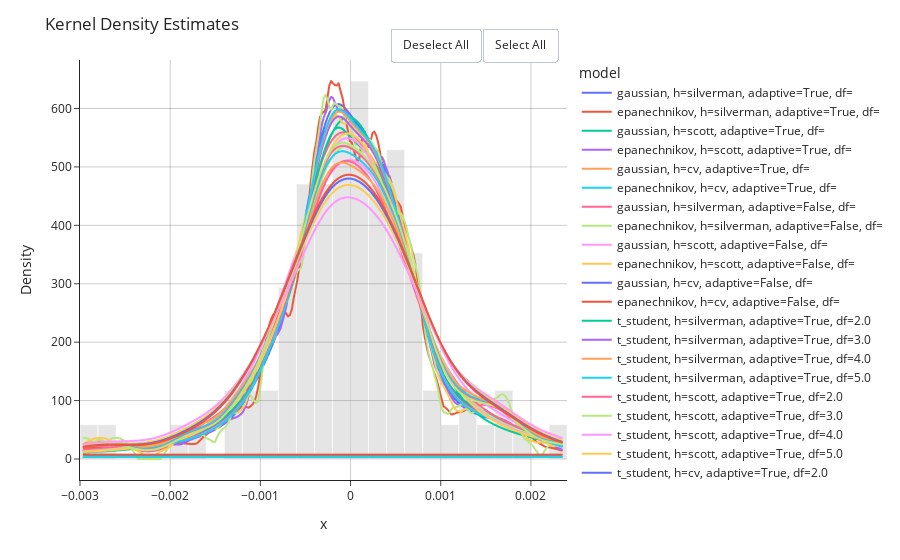

Source (notebook cell):
### Code cell
fig = px.line(
    df_kde,
    x="x",
    y="density",
    color="model"
)

fig.update_layout(
    title="Kernel Density Estimates",
    xaxis_title="x",
    yaxis_title="Density",
    legend=dict(x=1.02, y=1),
    margin=dict(r=200),
    template="simple_white"
)

# Histogram
fig.add_trace(
    go.Histogram(
        x=f_t,
        nbinsx=50,
        histnorm="probability density",
        marker=dict(color="gray"),
        opacity=0.2,
        name="Histogram"
    )
)

fig.update_xaxes(showgrid=True, gridwidth=1, gridcolor="rgba(0,0,0,0.2)")
fig.update_yaxes(showgrid=True, gridwidth=1, gridcolor="rgba(0,0,0,0.2)")

px_select_menu(fig)

fig.show()

### Figure 1 — Plotly figure (JSON) as saved in the notebook; plotly's stock layout.template omitted (floating-point values rounded to 4 significant figures; data arrays with more than 128 entries replaced by an {"elided": "..."} marker saying what was removed)
{"data": [{"hovertemplate": "model=gaussian, h=silverman, adaptive=True, df=<br>x=%{x}<br>density=%{y}<extra></extra>", "legendgroup": "gaussian, h=silverman, adaptive=True, df=", "line": {"color": "#636efa", "dash": "solid"}, "marker": {"symbol": "circle"}, "mode": "lines", "name": "gaussian, h=silverman, adaptive=True, df=", "showlegend": true, "type": "scattergl", "x": {"elided": "256 float values"}, "xaxis": "x", "y": {"elided": "256 float values"}, "yaxis": "y"}, {"hovertemplate": "model=epanechnikov, h=silverman, adaptive=True, df=<br>x=%{x}<br>density=%{y}<extra></extra>", "legendgroup": "epanechnikov, h=silverman, adaptive=True, df=", "line": {"color": "#EF553B", "dash": "solid"}, "marker": {"symbol": "circle"}, "mode": "lines", "name": "epanechnikov, h=silverman, adaptive=True, df=", "showlegend": true, "type": "scattergl", "x": {"elided": "256 float values"}, "xaxis": "x", "y": {"elided": "256 float values"}, "yaxis": "y"}, {"hovertemplate": "model=gaussian, h=scott, adaptive=True, df=<br>x=%{x}<br>density=%{y}<extra></extra>", "legendgroup": "gaussian, h=scott, adaptive=True, df=", "line": {"color": "#00cc96", "dash": "solid"}, "marker": {"symbol": "circle"}, "mode": "lines", "name": "gaussian, h=scott, adaptive=True, df=", "showlegend": true, "type": "scattergl", "x": {"elided": "256 float values"}, "xaxis": "x", "y": {"elided": "256 float values"}, "yaxis": "y"}, {"hovertemplate": "model=epanechnikov, h=scott, adaptive=True, df=<br>x=%{x}<br>density=%{y}<extra></extra>", "legendgroup": "epanechnikov, h=scott, adaptive=True, df=", "line": {"color": "#ab63fa", "dash": "solid"}, "marker": {"symbol": "circle"}, "mode": "lines", "name": "epanechnikov, h=scott, adaptive=True, df=", "showlegend": true, "type": "scattergl", "x": {"elided": "256 float values"}, "xaxis": "x", "y": {"elided": "256 float values"}, "yaxis": "y"}, {"hovertemplate": "model=gaussian, h=cv, adaptive=True, df=<br>x=%{x}<br>density=%{y}<extra></extra>", "legendgroup": "gaussian, h=cv, adaptive=True, df=", "line": {"color": "#FFA15A", "dash": "solid"}, "marker": {"symbol": "circle"}, "mode": "lines", "name": "gaussian, h=cv, adaptive=True, df=", "showlegend": true, "type": "scattergl", "x": {"elided": "256 float values"}, "xaxis": "x", "y": {"elided": "256 float values"}, "yaxis": "y"}, {"hovertemplate": "model=epanechnikov, h=cv, adaptive=True, df=<br>x=%{x}<br>density=%{y}<extra></extra>", "legendgroup": "epanechnikov, h=cv, adaptive=True, df=", "line": {"color": "#19d3f3", "dash": "solid"}, "marker": {"symbol": "circle"}, "mode": "lines", "name": "epanechnikov, h=cv, adaptive=True, df=", "showlegend": true, "type": "scattergl", "x": {"elided": "256 float values"}, "xaxis": "x", "y": {"elided": "256 float values"}, "yaxis": "y"}, {"hovertemplate": "model=gaussian, h=silverman, adaptive=False, df=<br>x=%{x}<br>density=%{y}<extra></extra>", "legendgroup": "gaussian, h=silverman, adaptive=False, df=", "line": {"color": "#FF6692", "dash": "solid"}, "marker": {"symbol": "circle"}, "mode": "lines", "name": "gaussian, h=silverman, adaptive=False, df=", "showlegend": true, "type": "scattergl", "x": {"elided": "256 float values"}, "xaxis": "x", "y": {"elided": "256 float values"}, "yaxis": "y"}, {"hovertemplate": "model=epanechnikov, h=silverman, adaptive=False, df=<br>x=%{x}<br>density=%{y}<extra></extra>", "legendgroup": "epanechnikov, h=silverman, adaptive=False, df=", "line": {"color": "#B6E880", "dash": "solid"}, "marker": {"symbol": "circle"}, "mode": "lines", "name": "epanechnikov, h=silverman, adaptive=False, df=", "showlegend": true, "type": "scattergl", "x": {"elided": "256 float values"}, "xaxis": "x", "y": {"elided": "256 float values"}, "yaxis": "y"}, {"hovertemplate": "model=gaussian, h=scott, adaptive=False, df=<br>x=%{x}<br>density=%{y}<extra></extra>", "legendgroup": "gaussian, h=scott, adaptive=False, df=", "line": {"color": "#FF97FF", "dash": "solid"}, "marker": {"symbol": "circle"}, "mode": "lines", "name": "gaussian, h=scott, adaptive=False, df=", "showlegend": true, "type": "scattergl", "x": {"elided": "256 float values"}, "xaxis": "x", "y": {"elided": "256 float values"}, "yaxis": "y"}, {"hovertemplate": "model=epanechnikov, h=scott, adaptive=False, df=<br>x=%{x}<br>density=%{y}<extra></extra>", "legendgroup": "epanechnikov, h=scott, adaptive=False, df=", "line": {"color": "#FECB52", "dash": "solid"}, "marker": {"symbol": "circle"}, "mode": "lines", "name": "epanechnikov, h=scott, adaptive=False, df=", "showlegend": true, "type": "scattergl", "x": {"elided": "256 float values"}, "xaxis": "x", "y": {"elided": "256 float values"}, "yaxis": "y"}, {"hovertemplate": "model=gaussian, h=cv, adaptive=False, df=<br>x=%{x}<br>density=%{y}<extra></extra>", "legendgroup": "gaussian, h=cv, adaptive=False, df=", "line": {"color": "#636efa", "dash": "solid"}, "marker": {"symbol": "circle"}, "mode": "lines", "name": "gaussian, h=cv, adaptive=False, df=", "showlegend": true, "type": "scattergl", "x": {"elided": "256 float values"}, "xaxis": "x", "y": {"elided": "256 float values"}, "yaxis": "y"}, {"hovertemplate": "model=epanechnikov, h=cv, adaptive=False, df=<br>x=%{x}<br>density=%{y}<extra></extra>", "legendgroup": "epanechnikov, h=cv, adaptive=False, df=", "line": {"color": "#EF553B", "dash": "solid"}, "marker": {"symbol": "circle"}, "mode": "lines", "name": "epanechnikov, h=cv, adaptive=False, df=", "showlegend": true, "type": "scattergl", "x": {"elided": "256 float values"}, "xaxis": "x", "y": {"elided": "256 float values"}, "yaxis": "y"}, {"hovertemplate": "model=t_student, h=silverman, adaptive=True, df=2.0<br>x=%{x}<br>density=%{y}<extra></extra>", "legendgroup": "t_student, h=silverman, adaptive=True, df=2.0", "line": {"color": "#00cc96", "dash": "solid"}, "marker": {"symbol": "circle"}, "mode": "lines", "name": "t_student, h=silverman, adaptive=True, df=2.0", "showlegend": true, "type": "scattergl", "x": {"elided": "256 float values"}, "xaxis": "x", "y": {"elided": "256 float values"}, "yaxis": "y"}, {"hovertemplate": "model=t_student, h=silverman, adaptive=True, df=3.0<br>x=%{x}<br>density=%{y}<extra></extra>", "legendgroup": "t_student, h=silverman, adaptive=True, df=3.0", "line": {"color": "#ab63fa", "dash": "solid"}, "marker": {"symbol": "circle"}, "mode": "lines", "name": "t_student, h=silverman, adaptive=True, df=3.0", "showlegend": true, "type": "scattergl", "x": {"elided": "256 float values"}, "xaxis": "x", "y": {"elided": "256 float values"}, "yaxis": "y"}, {"hovertemplate": "model=t_student, h=silverman, adaptive=True, df=4.0<br>x=%{x}<br>density=%{y}<extra></extra>", "legendgroup": "t_student, h=silverman, adaptive=True, df=4.0", "line": {"color": "#FFA15A", "dash": "solid"}, "marker": {"symbol": "circle"}, "mode": "lines", "name": "t_student, h=silverman, adaptive=True, df=4.0", "showlegend": true, "type": "scattergl", "x": {"elided": "256 float values"}, "xaxis": "x", "y": {"elided": "256 float values"}, "yaxis": "y"}, {"hovertemplate": "model=t_student, h=silverman, adaptive=True, df=5.0<br>x=%{x}<br>density=%{y}<extra></extra>", "legendgroup": "t_student, h=silverman, adaptive=True, df=5.0", "line": {"color": "#19d3f3", "dash": "solid"}, "marker": {"symbol": "circle"}, "mode": "lines", "name": "t_student, h=silverman, adaptive=True, df=5.0", "showlegend": true, "type": "scattergl", "x": {"elided": "256 float values"}, "xaxis": "x", "y": {"elided": "256 float values"}, "yaxis": "y"}, {"hovertemplate": "model=t_student, h=scott, adaptive=True, df=2.0<br>x=%{x}<br>density=%{y}<extra></extra>", "legendgroup": "t_student, h=scott, adaptive=True, df=2.0", "line": {"color": "#FF6692", "dash": "solid"}, "marker": {"symbol": "circle"}, "mode": "lines", "name": "t_student, h=scott, adaptive=True, df=2.0", "showlegend": true, "type": "scattergl", "x": {"elided": "256 float values"}, "xaxis": "x", "y": {"elided": "256 float values"}, "yaxis": "y"}, {"hovertemplate": "model=t_student, h=scott, adaptive=True, df=3.0<br>x=%{x}<br>density=%{y}<extra></extra>", "legendgroup": "t_student, h=scott, adaptive=True, df=3.0", "line": {"color": "#B6E880", "dash": "solid"}, "marker": {"symbol": "circle"}, "mode": "lines", "name": "t_student, h=scott, adaptive=True, df=3.0", "showlegend": true, "type": "scattergl", "x": {"elided": "256 float values"}, "xaxis": "x", "y": {"elided": "256 float values"}, "yaxis": "y"}, {"hovertemplate": "model=t_student, h=scott, adaptive=True, df=4.0<br>x=%{x}<br>density=%{y}<extra></extra>", "legendgroup": "t_student, h=scott, adaptive=True, df=4.0", "line": {"color": "#FF97FF", "dash": "solid"}, "marker": {"symbol": "circle"}, "mode": "lines", "name": "t_student, h=scott, adaptive=True, df=4.0", "showlegend": true, "type": "scattergl", "x": {"elided": "256 float values"}, "xaxis": "x", "y": {"elided": "256 float values"}, "yaxis": "y"}, {"hovertemplate": "model=t_student, h=scott, adaptive=True, df=5.0<br>x=%{x}<br>density=%{y}<extra></extra>", "legendgroup": "t_student, h=scott, adaptive=True, df=5.0", "line": {"color": "#FECB52", "dash": "solid"}, "marker": {"symbol": "circle"}, "mode": "lines", "name": "t_student, h=scott, adaptive=True, df=5.0", "showlegend": true, "type": "scattergl", "x": {"elided": "256 float values"}, "xaxis": "x", "y": {"elided": "256 float values"}, "yaxis": "y"}, {"hovertemplate": "model=t_student, h=cv, adaptive=True, df=2.0<br>x=%{x}<br>density=%{y}<extra></extra>", "legendgroup": "t_student, h=cv, adaptive=True, df=2.0", "line": {"color": "#636efa", "dash": "solid"}, "marker": {"symbol": "circle"}, "mode": "lines", "name": "t_student, h=cv, adaptive=True, df=2.0", "showlegend": true, "type": "scattergl", "x": {"elided": "256 float values"}, "xaxis": "x", "y": {"elided": "256 float values"}, "yaxis": "y"}, {"hovertemplate": "model=t_student, h=cv, adaptive=True, df=3.0<br>x=%{x}<br>density=%{y}<extra></extra>", "legendgroup": "t_student, h=cv, adaptive=True, df=3.0", "line": {"color": "#EF553B", "dash": "solid"}, "marker": {"symbol": "circle"}, "mode": "lines", "name": "t_student, h=cv, adaptive=True, df=3.0", "showlegend": true, "type": "scattergl", "x": {"elided": "256 float values"}, "xaxis": "x", "y": {"elided": "256 float values"}, "yaxis": "y"}, {"hovertemplate": "model=t_student, h=cv, adaptive=True, df=4.0<br>x=%{x}<br>density=%{y}<extra></extra>", "legendgroup": "t_student, h=cv, adaptive=True, df=4.0", "line": {"color": "#00cc96", "dash": "solid"}, "marker": {"symbol": "circle"}, "mode": "lines", "name": "t_student, h=cv, adaptive=True, df=4.0", "showlegend": true, "type": "scattergl", "x": {"elided": "256 float values"}, "xaxis": "x", "y": {"elided": "256 float values"}, "yaxis": "y"}, {"hovertemplate": "model=t_student, h=cv, adaptive=True, df=5.0<br>x=%{x}<br>density=%{y}<extra></extra>", "legendgroup": "t_student, h=cv, adaptive=True, df=5.0", "line": {"color": "#ab63fa", "dash": "solid"}, "marker": {"symbol": "circle"}, "mode": "lines", "name": "t_student, h=cv, adaptive=True, df=5.0", "showlegend": true, "type": "scattergl", "x": {"elided": "256 float values"}, "xaxis": "x", "y": {"elided": "256 float values"}, "yaxis": "y"}, {"hovertemplate": "model=t_student, h=silverman, adaptive=False, df=2.0<br>x=%{x}<br>density=%{y}<extra></extra>", "legendgroup": "t_student, h=silverman, adaptive=False, df=2.0", "line": {"color": "#FFA15A", "dash": "solid"}, "marker": {"symbol": "circle"}, "mode": "lines", "name": "t_student, h=silverman, adaptive=False, df=2.0", "showlegend": true, "type": "scattergl", "x": {"elided": "256 float values"}, "xaxis": "x", "y": {"elided": "256 float values"}, "yaxis": "y"}, {"hovertemplate": "model=t_student, h=silverman, adaptive=False, df=3.0<br>x=%{x}<br>density=%{y}<extra></extra>", "legendgroup": "t_student, h=silverman, adaptive=False, df=3.0", "line": {"color": "#19d3f3", "dash": "solid"}, "marker": {"symbol": "circle"}, "mode": "lines", "name": "t_student, h=silverman, adaptive=False, df=3.0", "showlegend": true, "type": "scattergl", "x": {"elided": "256 float values"}, "xaxis": "x", "y": {"elided": "256 float values"}, "yaxis": "y"}, {"hovertemplate": "model=t_student, h=silverman, adaptive=False, df=4.0<br>x=%{x}<br>density=%{y}<extra></extra>", "legendgroup": "t_student, h=silverman, adaptive=False, df=4.0", "line": {"color": "#FF6692", "dash": "solid"}, "marker": {"symbol": "circle"}, "mode": "lines", "name": "t_student, h=silverman, adaptive=False, df=4.0", "showlegend": true, "type": "scattergl", "x": {"elided": "256 float values"}, "xaxis": "x", "y": {"elided": "256 float values"}, "yaxis": "y"}, {"hovertemplate": "model=t_student, h=silverman, adaptive=False, df=5.0<br>x=%{x}<br>density=%{y}<extra></extra>", "legendgroup": "t_student, h=silverman, adaptive=False, df=5.0", "line": {"color": "#B6E880", "dash": "solid"}, "marker": {"symbol": "circle"}, "mode": "lines", "name": "t_student, h=silverman, adaptive=False, df=5.0", "showlegend": true, "type": "scattergl", "x": {"elided": "256 float values"}, "xaxis": "x", "y": {"elided": "256 float values"}, "yaxis": "y"}, {"hovertemplate": "model=t_student, h=scott, adaptive=False, df=2.0<br>x=%{x}<br>density=%{y}<extra></extra>", "legendgroup": "t_student, h=scott, adaptive=False, df=2.0", "line": {"color": "#FF97FF", "dash": "solid"}, "marker": {"symbol": "circle"}, "mode": "lines", "name": "t_student, h=scott, adaptive=False, df=2.0", "showlegend": true, "type": "scattergl", "x": {"elided": "256 float values"}, "xaxis": "x", "y": {"elided": "256 float values"}, "yaxis": "y"}, {"hovertemplate": "model=t_student, h=scott, adaptive=False, df=3.0<br>x=%{x}<br>density=%{y}<extra></extra>", "legendgroup": "t_student, h=scott, adaptive=False, df=3.0", "line": {"color": "#FECB52", "dash": "solid"}, "marker": {"symbol": "circle"}, "mode": "lines", "name": "t_student, h=scott, adaptive=False, df=3.0", "showlegend": true, "type": "scattergl", "x": {"elided": "256 float values"}, "xaxis": "x", "y": {"elided": "256 float values"}, "yaxis": "y"}, {"hovertemplate": "model=t_student, h=scott, adaptive=False, df=4.0<br>x=%{x}<br>density=%{y}<extra></extra>", "legendgroup": "t_student, h=scott, adaptive=False, df=4.0", "line": {"color": "#636efa", "dash": "solid"}, "marker": {"symbol": "circle"}, "mode": "lines", "name": "t_student, h=scott, adaptive=False, df=4.0", "showlegend": true, "type": "scattergl", "x": {"elided": "256 float values"}, "xaxis": "x", "y": {"elided": "256 float values"}, "yaxis": "y"}, {"hovertemplate": "model=t_student, h=scott, adaptive=False, df=5.0<br>x=%{x}<br>density=%{y}<extra></extra>", "legendgroup": "t_student, h=scott, adaptive=False, df=5.0", "line": {"color": "#EF553B", "dash": "solid"}, "marker": {"symbol": "circle"}, "mode": "lines", "name": "t_student, h=scott, adaptive=False, df=5.0", "showlegend": true, "type": "scattergl", "x": {"elided": "256 float values"}, "xaxis": "x", "y": {"elided": "256 float values"}, "yaxis": "y"}, {"hovertemplate": "model=t_student, h=cv, adaptive=False, df=2.0<br>x=%{x}<br>density=%{y}<extra></extra>", "legendgroup": "t_student, h=cv, adaptive=False, df=2.0", "line": {"color": "#00cc96", "dash": "solid"}, "marker": {"symbol": "circle"}, "mode": "lines", "name": "t_student, h=cv, adaptive=False, df=2.0", "showlegend": true, "type": "scattergl", "x": {"elided": "256 float values"}, "xaxis": "x", "y": {"elided": "256 float values"}, "yaxis": "y"}, {"hovertemplate": "model=t_student, h=cv, adaptive=False, df=3.0<br>x=%{x}<br>density=%{y}<extra></extra>", "legendgroup": "t_student, h=cv, adaptive=False, df=3.0", "line": {"color": "#ab63fa", "dash": "solid"}, "marker": {"symbol": "circle"}, "mode": "lines", "name": "t_student, h=cv, adaptive=False, df=3.0", "showlegend": true, "type": "scattergl", "x": {"elided": "256 float values"}, "xaxis": "x", "y": {"elided": "256 float values"}, "yaxis": "y"}, {"hovertemplate": "model=t_student, h=cv, adaptive=False, df=4.0<br>x=%{x}<br>density=%{y}<extra></extra>", "legendgroup": "t_student, h=cv, adaptive=False, df=4.0", "line": {"color": "#FFA15A", "dash": "solid"}, "marker": {"symbol": "circle"}, "mode": "lines", "name": "t_student, h=cv, adaptive=False, df=4.0", "showlegend": true, "type": "scattergl", "x": {"elided": "256 float values"}, "xaxis": "x", "y": {"elided": "256 float values"}, "yaxis": "y"}, {"hovertemplate": "model=t_student, h=cv, adaptive=False, df=5.0<br>x=%{x}<br>density=%{y}<extra></extra>", "legendgroup": "t_student, h=cv, adaptive=False, df=5.0", "line": {"color": "#19d3f3", "dash": "solid"}, "marker": {"symbol": "circle"}, "mode": "lines", "name": "t_student, h=cv, adaptive=False, df=5.0", "showlegend": true, "type": "scattergl", "x": {"elided": "256 float values"}, "xaxis": "x", "y": {"elided": "256 float values"}, "yaxis": "y"}, {"histnorm": "probability density", "marker": {"color": "gray"}, "name": "Histogram", "nbinsx": 50, "opacity": 0.2, "type": "histogram", "x": [-0.001853, -0.0001921, 0.001682, -0.001632, -0.0001226, 0.001267, 0.0004043, -0.001005, -0.001104, -0.0001368, 0.00187, -0.0008064, -0.002602, 0.0001619, 0.002343, 2.575e-05, 0.001562, 0.0001642, -0.0007684, -0.0005905, 0.0007766, 0.00028, 0.0005433, 0.0001905, -0.001271, -0.0003899, 0.0004024, 0.0001019, -8.229e-05, -0.00296, -0.0001987, 0.0006855, 0.0002911, -0.001257, 0.0005852, -0.0004654, 0.001328, -0.000379, 0.0006401, -0.0001041, -0.0001471, -0.0007807, 0.0008407, -0.0004213, 0.0002352, -0.0004504, -0.0004513, 0.0002981, 2.535e-05, 0.001602, -0.0004853, 0.0001357, -0.00031, 0.0004593, 0.00111, -0.000844, -0.0002883, -0.000107, -0.000795, -0.0002434, 0.0007748, -0.0002906, 3.632e-05, -0.0001884, -0.0007084, 0.0009386, 0.0004323, 0.0005947, -0.0004958, -0.0007582, 0.0005836, -0.0002948, 0.0003799, 0.0006174, 0.0002951, 0.0004777, 0.000342, 0.0001229, -0.0002295, 0.0007491, -9.622e-05, -0.0004021, 0.0002098, 0.0, 1.11e-05]}], "layout": {"legend": {"title": {"text": "model"}, "tracegroupgap": 0, "x": 1.02, "y": 1}, "margin": {"r": 200, "t": 60}, "title": {"text": "Kernel Density Estimates"}, "updatemenus": [{"buttons": [{"args": ["visible", "legendonly"], "label": "Deselect All", "method": "restyle"}, {"args": ["visible", true], "label": "Select All", "method": "restyle"}], "direction": "left", "pad": {"r": 10, "t": 10}, "showactive": false, "type": "buttons", "x": 1, "xanchor": "right", "y": 1.1, "yanchor": "top"}], "xaxis": {"anchor": "y", "domain": [0, 1], "gridcolor": "rgba(0,0,0,0.2)", "gridwidth": 1, "showgrid": true, "title": {"text": "x"}}, "yaxis": {"anchor": "x", "domain": [0, 1], "gridcolor": "rgba(0,0,0,0.2)", "gridwidth": 1, "showgrid": true, "title": {"text": "Density"}}}}
